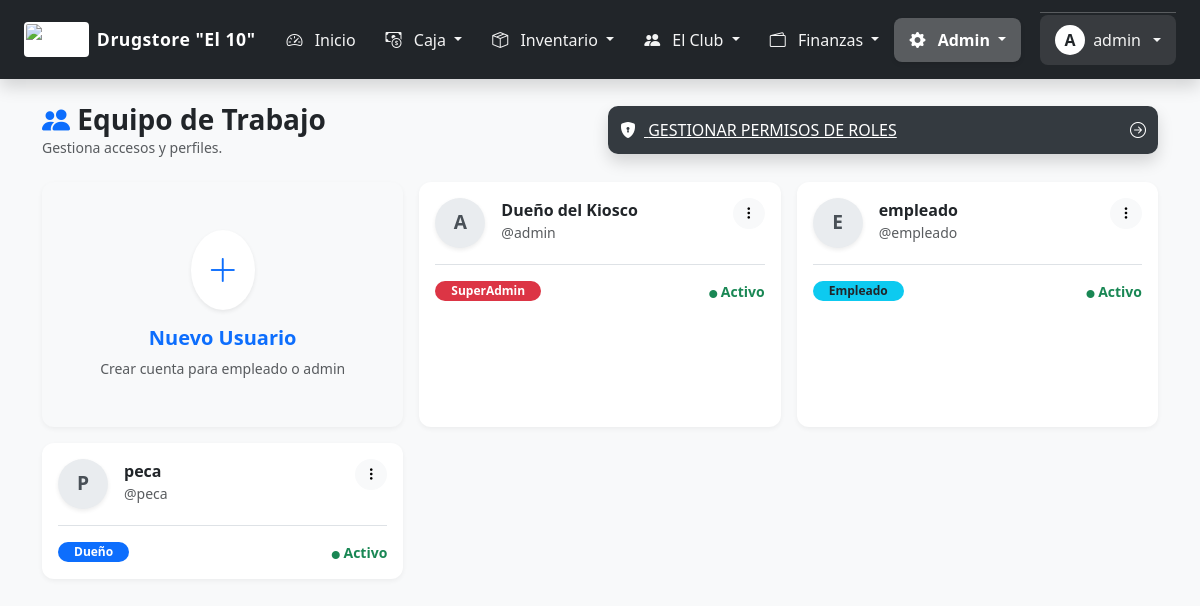
/usuarios.php (signed in), run on an earlier commit of the app's database.
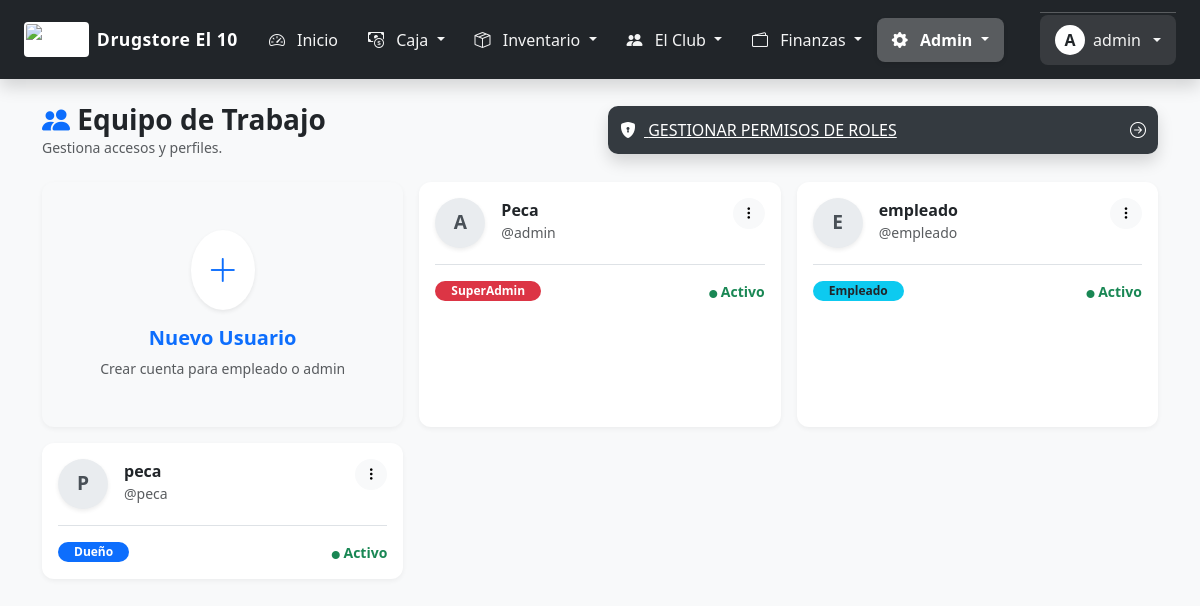
And on a later commit of the database.
### tables this page shows
CREATE TABLE `usuarios` (
  `id` int(11) NOT NULL,
  `nombre_completo` varchar(100) NOT NULL,
  `usuario` varchar(50) NOT NULL,
  `password` varchar(255) NOT NULL,
  `id_rol` int(11) NOT NULL,
  `activo` tinyint(1) DEFAULT 1,
  `ultimo_login` datetime DEFAULT NULL,
  `email` varchar(100) DEFAULT NULL,
  `whatsapp` varchar(50) DEFAULT NULL,
  `foto_perfil` varchar(255) DEFAULT NULL,
  `rol` enum('admin','empleado') NOT NULL DEFAULT 'empleado',
  `forzar_logout` tinyint(1) DEFAULT 0,
  `ultimo_acceso` datetime DEFAULT NULL
);

CREATE TABLE `roles` (
  `id` int(11) NOT NULL,
  `nombre` varchar(50) NOT NULL,
  `descripcion` varchar(255) DEFAULT NULL
);

### usuarios.php (the view, shortened to what the changed rows need)
<?php
require_once 'includes/db.php';
$usuarios = $conexion->query("SELECT u.*, r.nombre as rol_nombre FROM usuarios u JOIN roles r ON u.id_rol = r.id ORDER BY u.id ASC")->fetchAll();
?>
<!DOCTYPE html>
<html lang="es">
<head>
    <link href="https://cdn.jsdelivr.net/npm/bootstrap@5.3.0/dist/css/bootstrap.min.css" rel="stylesheet">
    <link rel="stylesheet" href="https://cdn.jsdelivr.net/npm/bootstrap-icons@1.10.0/font/bootstrap-icons.css">
</head>
<body>
    <?php include 'includes/menu.php'; ?>
    <div class="container pb-5">
        <div class="row g-3">
            <?php foreach($usuarios as $u): ?>
            <div class="col-12 col-md-6 col-lg-4">
                <div class="card card-user h-100 <?php echo $u->activo==0 ? 'opacity-75 bg-light' : ''; ?>">
                    <div class="card-body">
                        <div class="d-flex justify-content-between align-items-start mb-3">
                            <div class="d-flex align-items-center">
                                <div class="avatar-circle me-3 shadow-sm">
                                    <?php echo strtoupper(substr($u->usuario, 0, 1)); ?>
                                </div>
                                <div>
                                    <h6 class="fw-bold mb-0"><?php echo htmlspecialchars($u->nombre_completo); ?></h6>
                                    <small class="text-muted">@<?php echo htmlspecialchars($u->usuario); ?></small>
                                </div>
                            </div>
                            <div class="dropdown">
                                <button class="btn btn-light btn-sm rounded-circle" type="button" data-bs-toggle="dropdown"><i class="bi bi-three-dots-vertical"></i></button>
                            </div>
                        </div>
                        <div class="d-flex justify-content-between align-items-center mt-3 pt-3 border-top">
                            <span class="badge <?php echo ($u->id_rol==1)?'bg-danger':(($u->id_rol==2)?'bg-primary':'bg-info text-dark'); ?> rounded-pill px-3">
                                <?php echo $u->rol_nombre; ?>
                            </span>
                            <?php if($u->activo): ?>
                                <small class="text-success fw-bold"><i class="bi bi-circle-fill" style="font-size: 8px;"></i> Activo</small>
                            <?php else: ?>
                                <small class="text-secondary fw-bold"><i class="bi bi-circle-fill" style="font-size: 8px;"></i> Inactivo</small>
                            <?php endif; ?>
                        </div>
                    </div>
                </div>
            </div>
            <?php endforeach; ?>
        </div>
    </div>
</body>
</html>

### menu.php (shortened to what the changed rows need)
<?php
$nombre_negocio = 'SISTEMA KIOSCO';
$logo_url = '';
if (isset($conexion)) {
    try {
        $stmt = $conexion->query("SELECT * FROM configuracion WHERE id=1");
        if ($stmt) {
            $conf = $stmt->fetch(PDO::FETCH_ASSOC);
            $conf = (is_object($conf)) ? (array)$conf : $conf;
            if ($conf) {
                $nombre_negocio = $conf['nombre_negocio'] ?? $nombre_negocio;
                $logo_url = $conf['logo_url'] ?? $logo_url;
            }
        }
    } catch (Exception $e) { }
}
?>
<nav class="navbar navbar-expand-lg navbar-dark navbar-custom sticky-top mb-4 shadow">
    <div class="container-fluid px-3 px-lg-4"> <a class="navbar-brand d-flex align-items-center" href="dashboard.php">
            <?php if(!empty($logo_url)): ?>
                <img src="<?php echo $logo_url; ?>" class="logo-menu" alt="Logo">
            <?php else: ?>
                <i class="bi bi-shop-window me-2 fs-4"></i>
            <?php endif; ?>
            <span><?php echo $nombre_negocio; ?></span>
        </a>
    </div>
</nav>

What changed in the data, as far as the page shows it:
changed usuarios "admin": nombre_completo "Dueño del Kiosco" → "Peca"
Also different on the page:
$nombre_negocio: "Drugstore \"El 10\"" → "Drugstore El 10"
